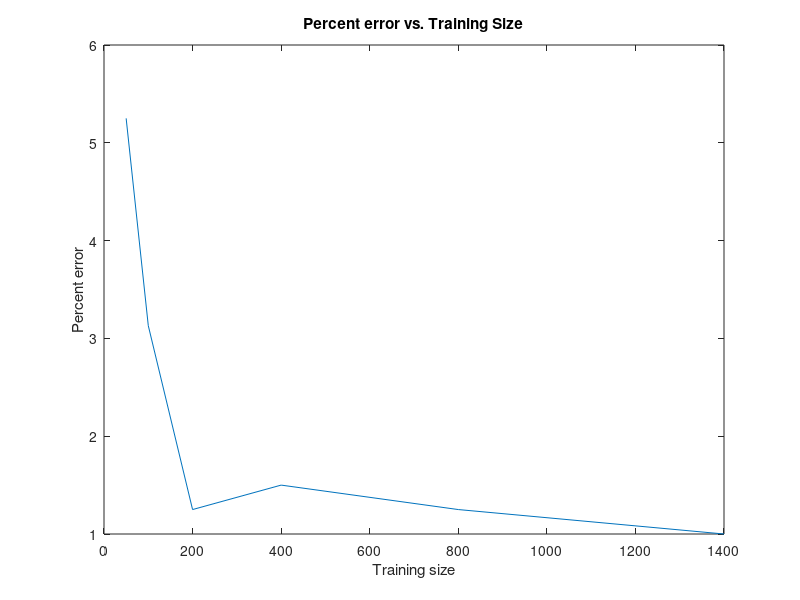

Reproduce this figure in MATLAB.
x = [50, 100, 200, 400, 800, 1400];
accuracy = [94.75, 96.87, 98.75, 98.5, 98.75, 99];
errors = 100 - accuracy;
plot(x, errors);
title('Percent error vs. Training Size');
xlabel('Training size');
ylabel('Percent error');